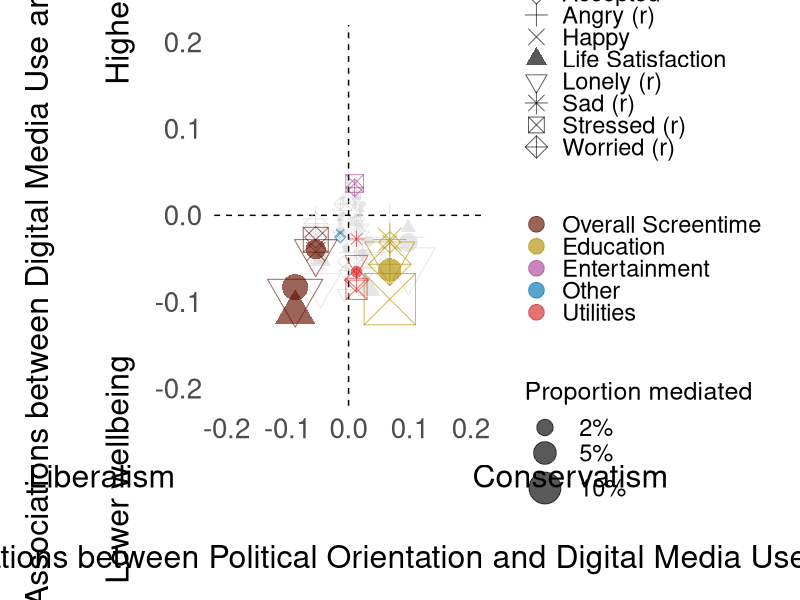
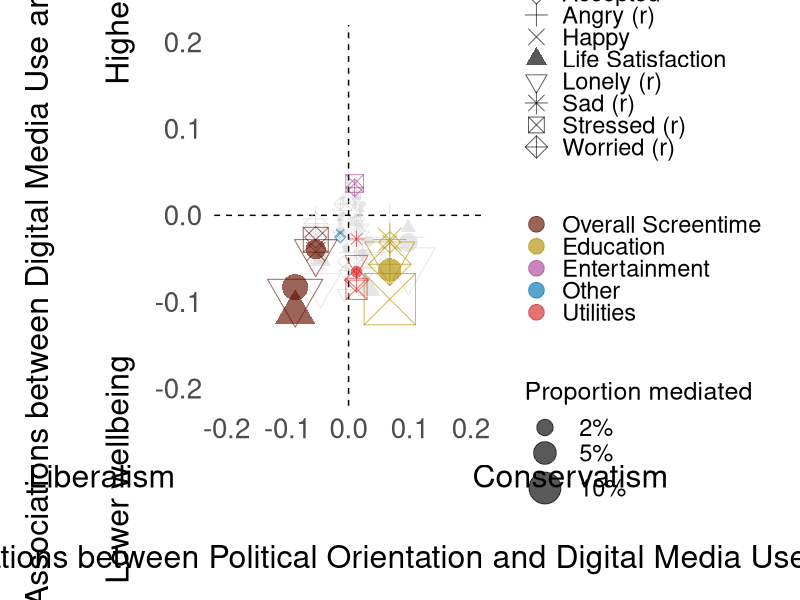

Write R code to recreate these figures, in order.
#############################################
#
# Figure S3: Digital media mediation
#
#############################################

# Load packages and analysis results
# Path a estimates come from study1_path_a_results.csv, produced by
# Study1_path_a_analysis.R. Path b, proportion mediated and ACME confidence
# limits come from the monthly and weekly mediation results.

library(dplyr)
library(ggplot2)

monthly_res <- read.csv("monthly_results_withcontrols.csv")
weekly_res <- read.csv("weekly_results_withcontrols.csv")
path_a_res <- read.csv("study1_path_a_results.csv")

# Select digital media measures
# Include overall screentime and ten app categories at weekly and monthly levels.

app_categories <- c(
  "information", "productivity", "education", "entertainment",
  "creativity", "games", "shopping", "utilities", "other", "health",
  "total_activity"
)

# Set measure and outcome labels, order, shapes and colours

mediator_order <- c(
  "Overall Screentime", "Creativity", "Education", "Entertainment", "Games",
  "Health", "Information", "Other", "Productivity", "Shopping", "Utilities"
)

outcome_labels <- c(
  "awb_week" = "Affective Wellbeing",
  "awb_t2" = "Affective Wellbeing",
  "swls_t2" = "Life Satisfaction",
  "accepted" = "Accepted",
  "angry_rev" = "Angry (r)",
  "happy" = "Happy",
  "lonely_rev" = "Lonely (r)",
  "uls_t2" = "Lonely (r)",
  "sad_rev" = "Sad (r)",
  "stressed_rev" = "Stressed (r)",
  "worried_rev" = "Worried (r)"
)

outcome_order <- c(
  "Affective Wellbeing", "Accepted", "Angry (r)", "Happy",
  "Life Satisfaction", "Lonely (r)", "Sad (r)", "Stressed (r)",
  "Worried (r)"
)

outcome_shape_vals <- c(
  "Affective Wellbeing" = 16,
  "Accepted" = 5,
  "Angry (r)" = 3,
  "Happy" = 4,
  "Life Satisfaction" = 17,
  "Lonely (r)" = 6,
  "Sad (r)" = 8,
  "Stressed (r)" = 7,
  "Worried (r)" = 9
)

color_palette <- c(
  "Overall Screentime" = "#661100",
  "Creativity" = "#117733",
  "Education" = "#B38F00",
  "Entertainment" = "#AA4499",
  "Games" = "#999933",
  "Health" = "#009E73",
  "Information" = "#332288",
  "Other" = "#0072B2",
  "Productivity" = "#88CCEE",
  "Shopping" = "#DDCC77",
  "Utilities" = "#D62728",
  "n.s." = "grey85"
)

# Prepare path a estimates

path_a_df <- path_a_res %>%
  filter(
    mediator %in% app_categories,
    IV == "political_orientation",
    level %in% c("Weekly", "Monthly")
  ) %>%
  transmute(
    mediator,
    level,
    a = estimate,
    a_p = p
  )

# Prepare mediation estimates and join path a
# Match path a estimates by measure and temporal level. Significant indirect
# effects have finite ACME confidence limits that exclude zero.

bubble_df <- bind_rows(
  weekly_res %>%
    transmute(
      mediator, outcome,
      b = path_b,
      b_p = path_b_p,
      prop_med = prop_mediated,
      acme_lwr = ACME_CI_lower,
      acme_upr = ACME_CI_upper,
      level = "Weekly"
    ),
  monthly_res %>%
    transmute(
      mediator, outcome,
      b = path_b,
      b_p = path_b_p,
      prop_med = prop_mediated,
      acme_lwr = ACME_CI_lower,
      acme_upr = ACME_CI_upper,
      level = "Monthly"
    )
) %>%
  filter(mediator %in% app_categories) %>%
  left_join(path_a_df, by = c("mediator", "level")) %>%
  mutate(
    sig = (acme_lwr > 0 | acme_upr < 0) &
      is.finite(acme_lwr) &
      is.finite(acme_upr),
    mediator = if_else(
      mediator == "total_activity",
      "Overall Screentime",
      mediator
    ),
    mediator = tools::toTitleCase(mediator),
    mediator = factor(mediator, levels = mediator_order),
    outcome = recode(outcome, !!!outcome_labels),
    outcome = factor(outcome, levels = outcome_order),
    level = factor(level, levels = c("Weekly", "Monthly")),
    color_var = if_else(sig, as.character(mediator), "n.s."),
    color_var = factor(color_var, levels = c(mediator_order, "n.s."))
  ) %>%
  filter(
    !is.na(mediator), !is.na(outcome),
    is.finite(a), is.finite(b), is.finite(prop_med)
  ) %>%
  # Draw significant points last so they appear above non-significant points.
  arrange(sig)

# Check the plotting data
# Require at least one row and non-missing path a and path b p-values.

stopifnot(
  nrow(bubble_df) > 0,
  !anyNA(bubble_df$a_p),
  !anyNA(bubble_df$b_p)
)

# Set axis ranges, labels and plot theme

x_limit <- max(abs(bubble_df$a), na.rm = TRUE) * 1.12
y_limit <- max(abs(bubble_df$b), na.rm = TRUE) * 1.12
x_limit <- max(0.2, ceiling(x_limit * 10) / 10)
y_limit <- max(0.2, ceiling(y_limit * 10) / 10)

axis_labels <- function(x) sprintf("%.1f", x)

theme_clean <- theme_minimal(base_size = 20) +
  theme(
    panel.grid.minor = element_blank(),
    panel.grid.major.x = element_blank(),
    panel.background = element_rect(fill = "white", colour = NA),
    plot.background = element_rect(fill = "white", colour = NA)
  )

# Create and save Figure S3
# Horizontal and vertical positions show paths a and b, respectively. Shapes
# identify wellbeing outcomes; bubble area represents the absolute proportion
# mediated. Significant indirect effects use measure-specific colours;
# non-significant effects are grey.

app_category_mediation_bubble_map <- ggplot(bubble_df, aes(x = a, y = b)) +
  geom_hline(yintercept = 0, colour = "black", linetype = "dashed") +
  geom_vline(xintercept = 0, colour = "black", linetype = "dashed") +
  geom_point(
    aes(size = abs(prop_med), color = color_var, shape = outcome),
    alpha = 0.65
  ) +
  scale_size_area(
    max_size = 17,
    name = "Proportion mediated",
    breaks = c(0.025, 0.05, 0.10),
    labels = scales::percent_format(accuracy = 1)
  ) +
  scale_color_manual(
    values = color_palette,
    name = NULL,
    breaks = mediator_order,
    guide = guide_legend(override.aes = list(size = 5), order = 2)
  ) +
  scale_shape_manual(
    values = outcome_shape_vals,
    name = "Wellbeing outcome",
    guide = guide_legend(
      override.aes = list(size = 5, color = "black"),
      order = 1
    )
  ) +
  scale_y_continuous(
    limits = c(-y_limit, y_limit),
    breaks = seq(-y_limit, y_limit, by = 0.1),
    labels = axis_labels
  ) +
  scale_x_continuous(
    limits = c(-x_limit, x_limit),
    breaks = seq(-x_limit, x_limit, by = 0.1),
    labels = axis_labels
  ) +
  labs(
    x = paste0(
      "Liberalism                                 Conservatism\n\n",
      "Associations between Political Orientation and Digital Media Use"
    ),
    y = paste0(
      "Associations between Digital Media Use and Wellbeing\n\n",
      "Lower wellbeing                              Higher wellbeing"
    )
  ) +
  theme_clean +
  theme(
    panel.grid.minor = element_blank(),
    panel.grid.major.y = element_blank(),
    axis.text.x = element_text(size = 20),
    axis.text.y = element_text(size = 20),
    axis.title.x = element_text(
      size = 23,
      lineheight = 1.05,
      margin = margin(t = 14)
    ),
    axis.title.y = element_text(
      size = 23,
      lineheight = 1.05,
      margin = margin(r = 14)
    ),
    legend.position = "right",
    legend.text = element_text(size = 17),
    legend.title = element_text(size = 18),
    legend.key.height = grid::unit(0.9, "lines"),
    plot.margin = margin(t = 18, r = 18, b = 18, l = 18)
  )

ggsave(
  "Plots/Study1_FigureS3_digital_media_mediation.png",
  plot = app_category_mediation_bubble_map,
  width = 15,
  height = 10,
  dpi = 300
)

print(app_category_mediation_bubble_map)
